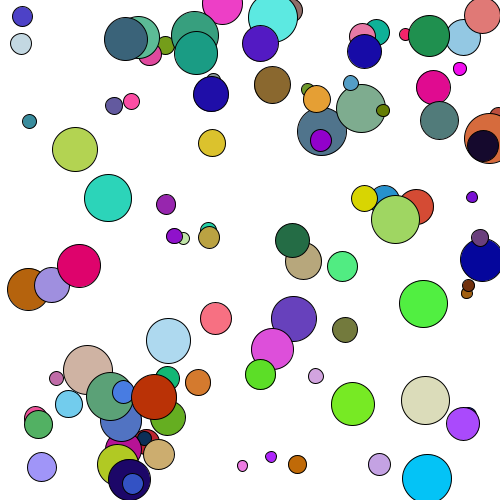
Frame 1 (no input)
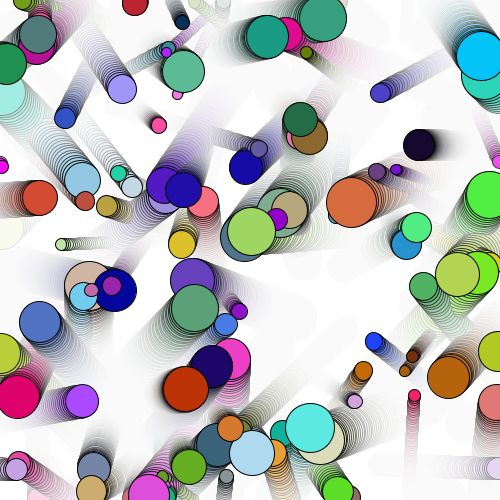
Frame 60 (the mouse pressed at the canvas centre just before this capture)
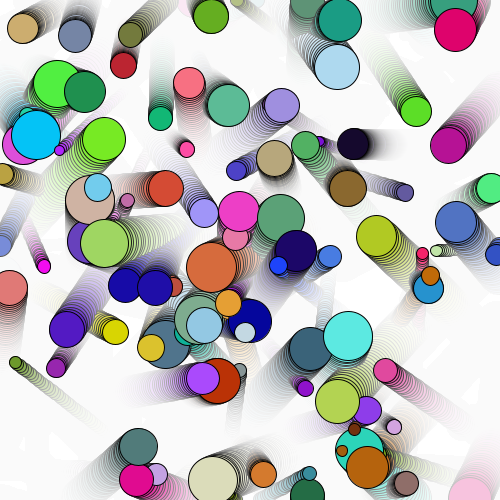
Frame 120 (the mouse held since frame 60 and released just before this capture)

The Processing sketch that drew these frames (run headless with seeded random() and noise(); from frame 60 on, the mouse is pressed at the canvas centre):

// Processing sketch: moreArrays
// ── moreArrays.pde
// make 100 moving balls
int qtyBalls=100;

float rMin=5;
float rMax=25;

// declare our arrays
float[] ballX;
float[] ballY;
float[] ballR;
float[] ballSpeedX;
float[] ballSpeedY;
color[] ballColor;

color strokeColor;
float lineWeight;

void setup() {

  size(500, 500);
  frameRate(30);

  strokeColor = color(0);
  lineWeight = 1;

  //initialize all the arrays
  ballX = new float[qtyBalls];
  ballY = new float[qtyBalls];
  ballR = new float[qtyBalls];
  ballSpeedX = new float[qtyBalls];
  ballSpeedY = new float[qtyBalls];
  ballColor = new color[qtyBalls];

  // randomize values
  for (int i = 0; i < qtyBalls; i++) {
    ballX[i]=random(width);
    ballY[i]=random(height);
    ballR[i]=random(rMin,rMax);
    ballSpeedX[i]=random(-2.5,2.5);
    ballSpeedY[i]=random(-2.5,2.5);
    ballColor[i]= color(random(255),random(255),random(255));
  }

  background(255);
}

void draw() {
  
  // cheap alpha fade
  noStroke();
  fill(255,25);
  rect(0,0,width,height);
  
  // update and draw all the balls!
  for (int i = 0; i < qtyBalls; i++) {
    
    // update the position by adding speed
    ballX[i]+=ballSpeedX[i];
    ballY[i]+=ballSpeedY[i];
    
    //wrap the position around the canvas
    ballX[i]=(ballX[i]+width)%width;
    ballY[i]=(ballY[i]+height)%height;
    
    // draw the ball
    stroke(strokeColor);
    strokeWeight(lineWeight);
    fill(ballColor[i]);
    ellipse(ballX[i], ballY[i], 2*ballR[i], 2*ballR[i]);
    
  }
  
}
